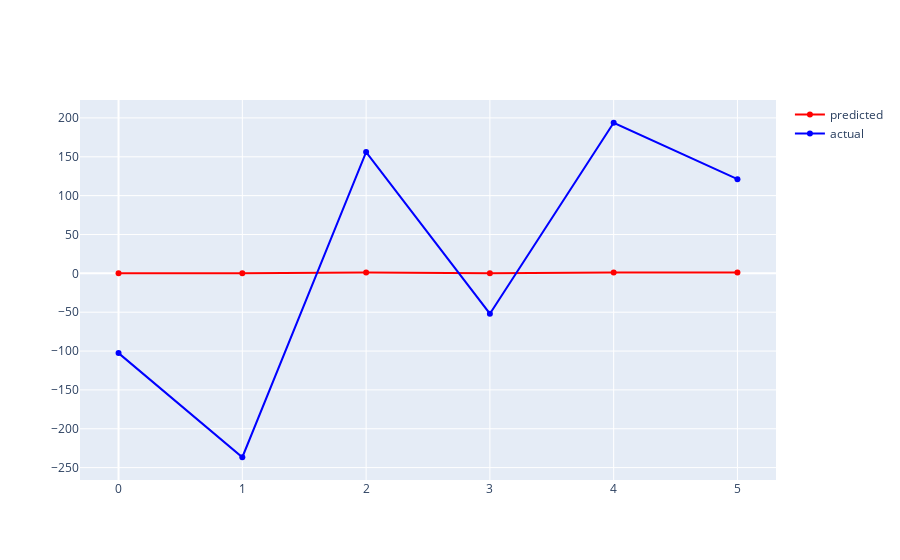

The code cell stored with this chart in its notebook:
### Code cell
import plotly.graph_objects as go
import plotly.io as pio

pio.renderers.default = 'vscode'

y_pred = y_pred.tolist()
y_true = y_true.tolist()
fig = go.Figure()

fig.add_trace(go.Scatter(x=index, y=y_pred, name='predicted',
                         line=dict(color='red', width=2)))
fig.add_trace(go.Scatter(x=index, y=y_true, name='actual',
                         line=dict(color='blue', width=2)))
fig.show()

### Figure 1 — Plotly figure (JSON) as saved in the notebook; plotly's stock layout.template omitted (floating-point values rounded to 4 significant figures)
{"data": [{"line": {"color": "red", "width": 2}, "name": "predicted", "type": "scatter", "x": [0, 1, 2, 3, 4, 5], "y": [6.56e-05, 1.403e-13, 1.0, 0.0002776, 1.0, 0.9999]}, {"line": {"color": "blue", "width": 2}, "name": "actual", "type": "scatter", "x": [0, 1, 2, 3, 4, 5], "y": [-102.6, -236.7, 156.1, -51.97, 193.8, 121.2]}], "layout": {}}
